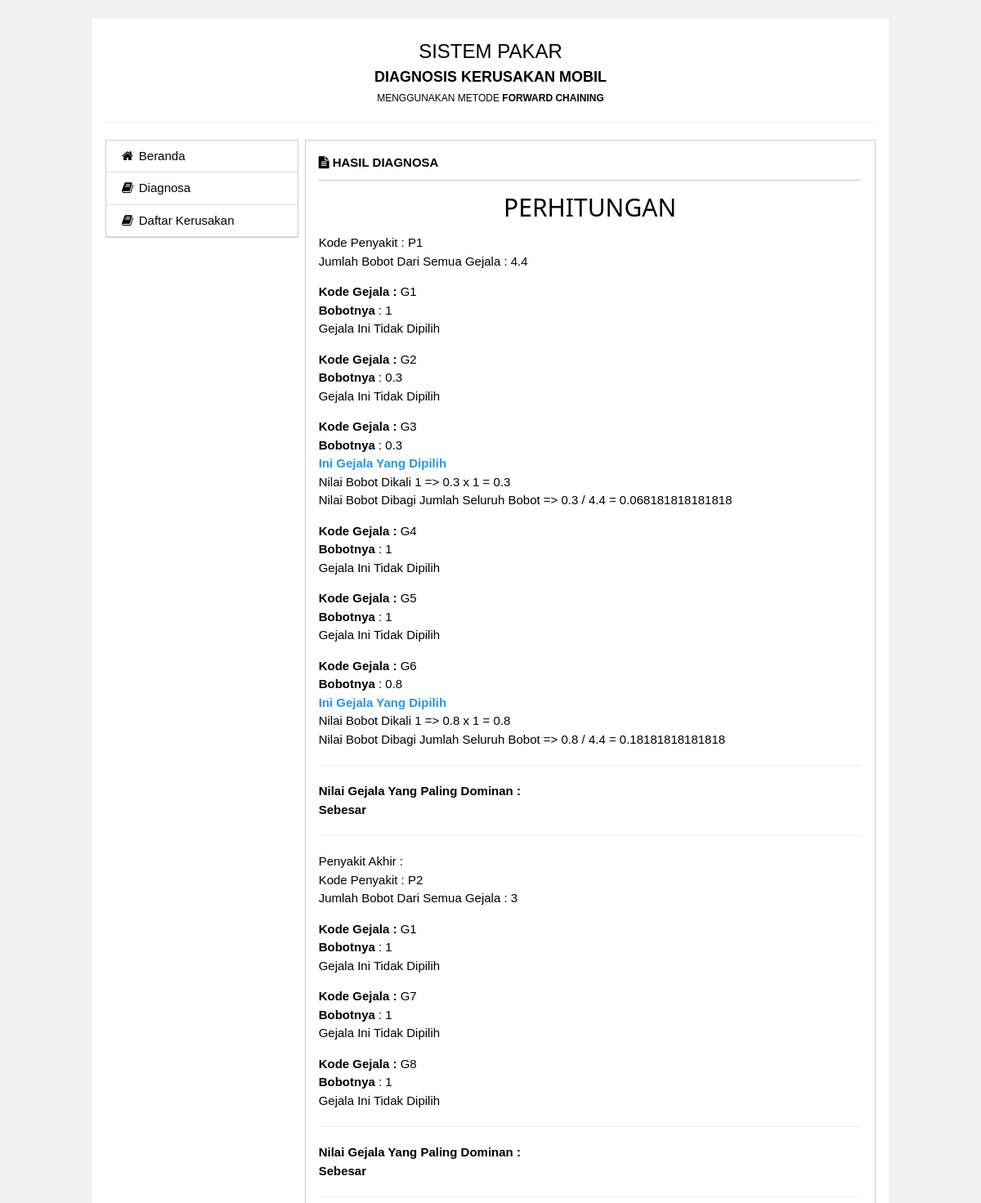
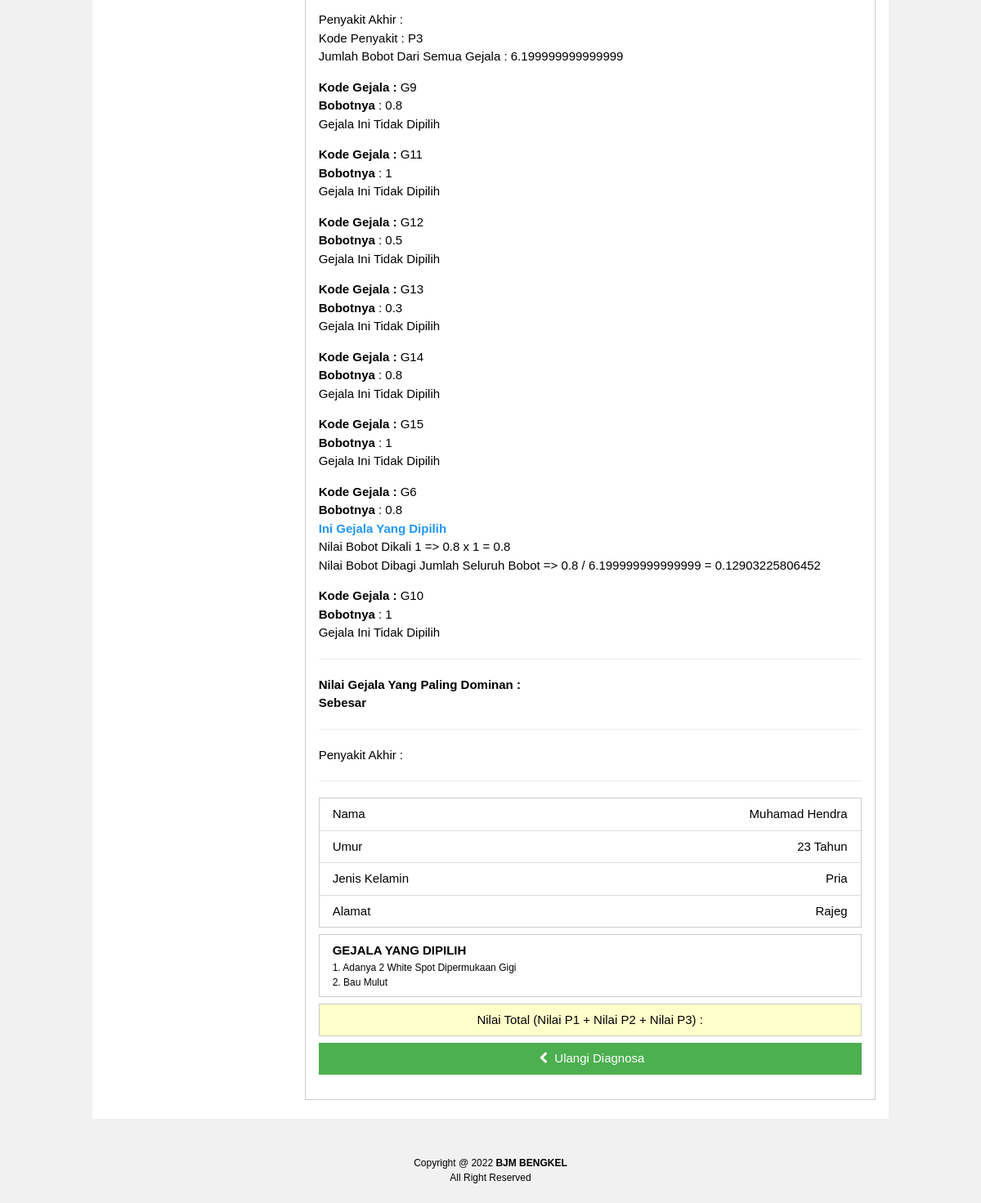
/diagnosa_hasil.php, run on the app's committed database (2 pictures, top to bottom).
### tables this page shows
CREATE TABLE `bobot` (
  `id_bobot` int(11) NOT NULL,
  `kd_gejala` varchar(30) NOT NULL,
  `kd_penyakit` varchar(30) NOT NULL,
  `bobot` double NOT NULL
);

CREATE TABLE `pasien` (
  `id_pasien` int(11) NOT NULL,
  `nama` varchar(30) NOT NULL,
  `kelamin` varchar(10) NOT NULL,
  `umur` varchar(3) NOT NULL,
  `alamat` varchar(100) NOT NULL,
  `tanggal` varchar(30) NOT NULL,
  `email` varchar(50) NOT NULL
);

CREATE TABLE `tmp_gejala` (
  `kd_gejala` varchar(30) NOT NULL
);

CREATE TABLE `gejala` (
  `kd_gejala` varchar(30) NOT NULL,
  `gejala` text NOT NULL
);

### diagnosa_hasil.php (the view, shortened to what this page needs)
<!DOCTYPE html>
<html>
<head>
    <link rel="stylesheet" href="assets/w3.css">
    <link href="assets/plugins/font-awesome/css/font-awesome.min.css" rel="stylesheet">
</head>
<body class="w3-light-gray">
    <br>
    <div class="w3-container w3-light-gray">
        <div class="w3-row">
            <div class="w3-col l1">&nbsp;</div>
            <div class="w3-col l10 w3-white">
                <div class="w3-container"><br>
                    <div class="w3-row">
                        <div class="w3-col l12 w3-center">
                            <div class="w3-xlarge">SISTEM PAKAR</div>
                            <div class="w3-large"><strong>DIAGNOSIS KERUSAKAN MOBIL</strong></div>
                            <div class="w3-small" style="margin-top:3px;">MENGGUNAKAN METODE <strong>FORWARD
                                    CHAINING</strong></div>
                        </div>
                    </div>
                    <hr>
                </div>
                <div class="w3-container">
                    <div class="w3-row">
                        <div class="w3-col l3">
                            <div>
                                <ul class="w3-ul w3-hoverable w3-border">
                                    <a href="index.php" style="text-decoration:none">
                                        <li style="border-bottom:1px solid #DDD;"><i class="fa fa-home fa-fw"></i>
                                            Beranda</li>
                                    </a>
                                    <a href="diagnosa_create.php" style="text-decoration:none">
                                        <li style="border-bottom:1px solid #DDD;"><i class="fa fa-book fa-fw"></i>
                                            Diagnosa</li>
                                    </a>
                                    <a href="penyakit_read.php" style="text-decoration:none">
                                        <li style="border-bottom:1px solid #DDD;"><i class="fa fa-book fa-fw"></i>
                                            Daftar Kerusakan</li>
                                    </a>
                                </ul>
                            </div>
                        </div>
                        <div class="w3-col l9" style="padding-left:8px;">
                            <div class="w3-border w3-padding">
                                <div class="w3-border-bottom" style="padding-bottom:10px; margin-top:8px;"><strong><i
                                            class="fa fa-file-text"></i> HASIL DIAGNOSA</strong></div>
                                <?php
			include "koneksi.php";
			$sqlpenyakit="SELECT * FROM bobot GROUP BY kd_penyakit ";
			$querypenyakit=mysqli_query($koneksi, $sqlpenyakit);
			echo "<div style='display:block'>";
			echo"<center><h2>PERHITUNGAN</h2></center>";
			while($rowpenyakit=mysqli_fetch_array($querypenyakit)){
			echo "Kode Penyakit : ".$rowpenyakit['kd_penyakit']. "<br>";
			$kd_pen=$rowpenyakit['kd_penyakit'];
				$query_gejala=mysqli_query($koneksi, "SELECT * FROM bobot WHERE kd_penyakit='$kd_pen'");
				$querySUM=mysqli_query($koneksi, "select sum(bobot)AS jumlahbobot from bobot where kd_penyakit='$kd_pen'");
				$resSUM=mysqli_fetch_array($querySUM);
				echo "Jumlah Bobot Dari Semua Gejala : ".$resSUM['jumlahbobot'] ."<br>";
				$SUMbobot=$resSUM['jumlahbobot'];
				while($row_gejala=mysqli_fetch_array($query_gejala)){
					$kode_gejala_bobot=$row_gejala['kd_gejala'];
					$bobotbobot=$row_gejala['bobot'];
					echo"<p>";
					echo "<strong>Kode Gejala :</strong> ". $row_gejala['kd_gejala']. " <strong><br>Bobotnya</strong> : ". $bobotbobot."<br>";
					$query_tmp_gejala=mysqli_query($koneksi, "SELECT * FROM tmp_gejala WHERE kd_gejala='$kode_gejala_bobot'");
					$adadata=mysqli_num_rows($query_tmp_gejala);
						if($adadata!==0){
							echo "<span class='w3-text-blue'><b>Ini Gejala Yang Dipilih</b></span><br>";
							$bobotNilai=$bobotbobot*1;
							echo "Nilai Bobot Dikali 1 => ".$bobotbobot." x 1 = ".$bobotNilai."<br>";
							$var1=$bobotNilai/$SUMbobot; echo "Nilai Bobot Dibagi Jumlah Seluruh Bobot => ".$bobotNilai." / ".$SUMbobot." = ".$var1;
							}else{
							echo "Gejala Ini Tidak Dipilih<br>";
							}
					echo "</p>";
					}
			$nilaiMin=mysqli_query($koneksi, "SELECT kd_penyakit,MAX(nilai)  AS NilaiAkhir FROM tmp_penyakit GROUP BY nilai  ORDER BY nilai DESC ");
			$rowMin=mysqli_fetch_array($nilaiMin);
			echo "<hr><b>Nilai Gejala Yang Paling Dominan :<br>Sebesar ". $rowMin['NilaiAkhir']."</b><br><hr>";
			echo "Penyakit Akhir : ".$rowMin['kd_penyakit']. "<br>";
			}
			echo "<hr>";
			echo "</div>";
			?>
			<?php
				include "koneksi.php";
				$query_pasien=mysqli_query($koneksi, "SELECT * FROM pasien ORDER BY id_pasien DESC");
				$data_pasien=mysqli_fetch_array($query_pasien);
				$query_gejala_input=mysqli_query($koneksi, "SELECT gejala.gejala AS namagejala,tmp_gejala.kd_gejala FROM gejala,tmp_gejala WHERE tmp_gejala.kd_gejala=gejala.kd_gejala");
				$nogejala=0;
				?>
			<ul class="w3-ul w3-border" style="margin-top:8px;">
				<li>Nama<span class="w3-right"><?php echo $data_pasien['nama'] ?></span></li>
				<li>Umur<span class="w3-right"><?php echo $data_pasien['umur'] ?> Tahun</span></li>
				<li>Jenis Kelamin<span class="w3-right"><?php echo $data_pasien['kelamin'] ?></span></li>
				<li>Alamat<span class="w3-right"><?php echo $data_pasien['alamat'] ?></span></li>
			</ul>
			<div style="margin-top:8px;" class="w3-padding w3-border">
			<strong>GEJALA YANG DIPILIH</strong>
			<div class="w3-small w3-justify">
			<?php
			while($row_gejala_input=mysqli_fetch_array($query_gejala_input)){
					$nogejala++;
					echo $nogejala. ". ". $row_gejala_input['namagejala']. "<br>";
					}
					?>
			</div>
			</div>
			<div style="margin-top:8px;" class="w3-padding w3-border w3-pale-yellow">
			<?php
			$query_nilai=mysqli_query($koneksi, "SELECT SUM(nilai) as nilaiSum FROM tmp_penyakit");
			$rowSUM=mysqli_fetch_array($query_nilai);
			echo "<center>Nilai Total (Nilai P1 + Nilai P2 + Nilai P3) : <b>". $rowSUM['nilaiSum']. "</b></center>";
				?>
			</div>
                                <a class="w3-btn w3-block w3-green" style="margin-top:8px;" href="diagnosa_mulai.php"><i
                                        class="fa fa-chevron-left fa-fw"></i> Ulangi Diagnosa</a><br />
                            </div>
                        </div>
                    </div>
                </div><br>
            </div>
            <div class="w3-col l1">&nbsp;</div>
        </div>
    </div><br>
	<br>
<div class="w3-center w3-small">Copyright @ 2022 <strong>BJM BENGKEL</strong><br>
All Right Reserved</div>
<br>
</body>
</html>

### assets/w3.css (style rules this page uses)
*,*:before,*:after { box-sizing:inherit }
html { -ms-text-size-adjust:100%;-webkit-text-size-adjust:100% }
body { margin:0 }
a { background-color:transparent;-webkit-text-decoration-skip:objects }
hr { box-sizing:content-box;height:0;overflow:visible }
html,body { font-family:Verdana,sans-serif;font-size:15px;line-height:1.5 }
html { overflow-x:hidden }
h2 { font-size:30px }
h1,h2,h3,h4,h5,h6 { font-family:"Segoe UI",Arial,sans-serif;font-weight:400;margin:10px 0 }
hr { border:0;border-top:1px solid #eee;margin:20px 0 }
a { color:inherit }
.w3-btn,.w3-button { border:none;display:inline-block;padding:8px 16px;vertical-align:middle;overflow:hidden;text-decoration:none;color:inherit;background-color:inherit;text-align:center;cursor:pointer;white-space:nowrap }
.w3-btn,.w3-button { -webkit-touch-callout:none;-webkit-user-select:none;-khtml-user-select:none;-moz-user-select:none;-ms-user-select:none;user-select:none }
.w3-ul { list-style-type:none;padding:0;margin:0 }
.w3-ul li { padding:8px 16px;border-bottom:1px solid #ddd }
.w3-ul li:last-child { border-bottom:none }
.w3-block { display:block;width:100% }
.w3-container:after,.w3-container:before,.w3-panel:after,.w3-panel:before,.w3-row:after,.w3-row:before,.w3-row-padding:after,.w3-row-padding:before, .w3-cell-row:before,.w3-cell-row:after,.w3-clear:after,.w3-clear:before,.w3-bar:before,.w3-bar:after { content:"";display:table;clear:both }
.w3-col,.w3-half,.w3-third,.w3-twothird,.w3-threequarter,.w3-quarter { float:left;width:100% }
@media (min-width:993px) { .w3-col.l1 { width:8.33333% } }
@media (min-width:993px) { .w3-col.l3 { width:24.99999% } }
@media (min-width:993px) { .w3-col.l9 { width:74.99999% } }
@media (min-width:993px) { .w3-col.l10 { width:83.33333% } }
@media (min-width:993px) { .w3-col.l12 { width:99.99999% } }
.w3-container,.w3-panel { padding:0.01em 16px }
.w3-small { font-size:12px!important }
.w3-large { font-size:18px!important }
.w3-xlarge { font-size:24px!important }
.w3-justify { text-align:justify!important }
.w3-center { text-align:center!important }
.w3-border { border:1px solid #ccc!important }
.w3-border-bottom { border-bottom:1px solid #ccc!important }
.w3-padding { padding:8px 16px!important }
.w3-right { float:right!important }
.w3-green,.w3-hover-green:hover { color:#fff!important;background-color:#4CAF50!important }
.w3-white,.w3-hover-white:hover { color:#000!important;background-color:#fff!important }
.w3-light-grey,.w3-hover-light-grey:hover,.w3-light-gray,.w3-hover-light-gray:hover { color:#000!important;background-color:#f1f1f1!important }
.w3-pale-yellow,.w3-hover-pale-yellow:hover { color:#000!important;background-color:#ffffcc!important }
.w3-text-blue,.w3-hover-text-blue:hover { color:#2196F3!important }

### data on the page
bobot: kd_penyakit "P1", jumlahbobot "4.4", kd_gejala "G1", bobot "1", shows "Gejala Ini Tidak Dipilih"
bobot: kd_gejala "G2", bobot "0.3", shows "Gejala Ini Tidak Dipilih"
bobot: kd_gejala "G3", bobot "0.3", SUMbobot "4.4", var1 "0.068181818181818"
bobot: kd_gejala "G4", bobot "1", shows "Gejala Ini Tidak Dipilih"
bobot: kd_gejala "G5", bobot "1", shows "Gejala Ini Tidak Dipilih"
bobot: kd_gejala "G6", bobot "0.8", SUMbobot "4.4", var1 "0.18181818181818"
bobot: kd_penyakit "P2", jumlahbobot "3", kd_gejala "G1", bobot "1", shows "Gejala Ini Tidak Dipilih"
bobot: kd_gejala "G7", bobot "1", shows "Gejala Ini Tidak Dipilih"
bobot: kd_gejala "G8", bobot "1", shows "Gejala Ini Tidak Dipilih"
bobot: kd_penyakit "P3", jumlahbobot "6.199999999999999", kd_gejala "G9", bobot "0.8", shows "Gejala Ini Tidak Dipilih"
bobot: kd_gejala "G11", bobot "1", shows "Gejala Ini Tidak Dipilih"
bobot: kd_gejala "G12", bobot "0.5", shows "Gejala Ini Tidak Dipilih"
bobot: kd_gejala "G13", bobot "0.3", shows "Gejala Ini Tidak Dipilih"
bobot: kd_gejala "G14", bobot "0.8", shows "Gejala Ini Tidak Dipilih"
bobot: kd_gejala "G15", bobot "1", shows "Gejala Ini Tidak Dipilih"
bobot: kd_gejala "G6", bobot "0.8", SUMbobot "6.199999999999999", var1 "0.12903225806452"
bobot: kd_gejala "G10", bobot "1", shows "Gejala Ini Tidak Dipilih"
pasien: nama "Muhamad Hendra", umur "23", kelamin "Pria", alamat "Rajeg"
tmp_gejala: kd_gejala.gejala "Adanya 2 White Spot Dipermukaan Gigi"
tmp_gejala: kd_gejala.gejala "Bau Mulut"
